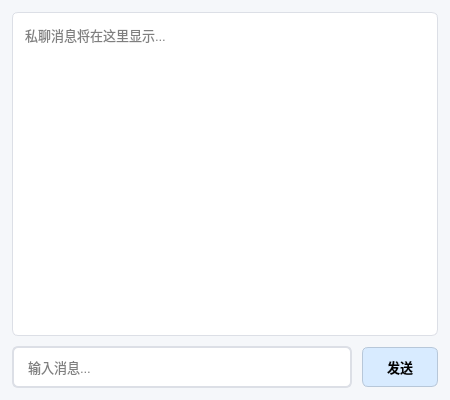
<?xml version="1.0" encoding="UTF-8"?>
<ui version="4.0">
 <class>PrivateChat</class>
 <widget class="QWidget" name="PrivateChat">
  <property name="geometry">
   <rect>
    <x>0</x>
    <y>0</y>
    <width>450</width>
    <height>400</height>
   </rect>
  </property>
  <property name="windowTitle">
   <string>私聊</string>
  </property>
  <property name="styleSheet">
   <string notr="true">QWidget#PrivateChat {
    background-color: #f5f7fa;
}</string>
  </property>
  <layout class="QVBoxLayout" name="verticalLayout_2">
   <property name="spacing">
    <number>10</number>
   </property>
   <property name="leftMargin">
    <number>12</number>
   </property>
   <property name="topMargin">
    <number>12</number>
   </property>
   <property name="rightMargin">
    <number>12</number>
   </property>
   <property name="bottomMargin">
    <number>12</number>
   </property>
   <item>
    <layout class="QVBoxLayout" name="verticalLayout">
     <item>
      <widget class="QTextEdit" name="showMsg_te">
       <property name="readOnly">
        <bool>true</bool>
       </property>
       <property name="styleSheet">
        <string notr="true">QTextEdit {
    background-color: #ffffff;
    color: #000000;
    border: 1px solid #dcdfe6;
    border-radius: 6px;
    padding: 8px;
    font-size: 13px;
}</string>
       </property>
       <property name="placeholderText">
        <string>私聊消息将在这里显示...</string>
       </property>
      </widget>
     </item>
     <item>
      <layout class="QHBoxLayout" name="horizontalLayout">
       <item>
        <widget class="QLineEdit" name="inputMsg_le">
         <property name="styleSheet">
          <string notr="true">QLineEdit {
    padding: 8px 12px;
    border: 2px solid #dcdfe6;
    border-radius: 6px;
    background-color: #ffffff;
    color: #000000;
    placeholder-text-color: #606266;
    font-size: 13px;
    min-height: 22px;
}
QLineEdit:focus {
    border-color: #409eff;
}</string>
         </property>
         <property name="placeholderText">
          <string>输入消息...</string>
         </property>
        </widget>
       </item>
       <item>
        <widget class="QPushButton" name="sendMsg_pb">
         <property name="font">
          <font>
           <family>Microsoft YaHei</family>
           <pointsize>11</pointsize>
           <bold>true</bold>
          </font>
         </property>
         <property name="styleSheet">
          <string notr="true">QPushButton {
    padding: 8px 24px;
    border: 1px solid #b7c7d9;
    border-radius: 6px;
    background-color: #d8ebff;
    color: #000000;
    font-size: 13px;
    font-weight: bold;
    min-height: 22px;
}
QPushButton:hover {
    background-color: #c6e2ff;
}
QPushButton:pressed {
    background-color: #b3d8ff;
}</string>
         </property>
         <property name="text">
          <string>发送</string>
         </property>
         <property name="cursor">
          <cursorShape>PointingHandCursor</cursorShape>
         </property>
        </widget>
       </item>
      </layout>
     </item>
    </layout>
   </item>
  </layout>
 </widget>
 <resources/>
 <connections/>
</ui>
